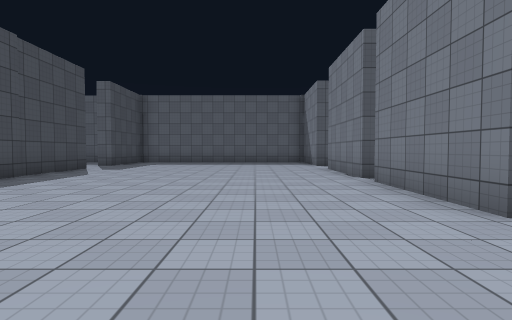
[1] (above)

17 first-person views from a walk through a scene from a Unity 3-D project. The camera is 1.2 m above the floor, tilts 2° down and sees 80° across. The floor is counted in squares, 2 m on a side. Each view is taken from the middle of a square. On the plan, view 1 faces up. The plan holds only what a view shows up to about 9 squares ahead; the rest is blank. The place goes on beyond the plan. The player character is not drawn. Surface patterns are stand-ins for the level's own textures.

[2]
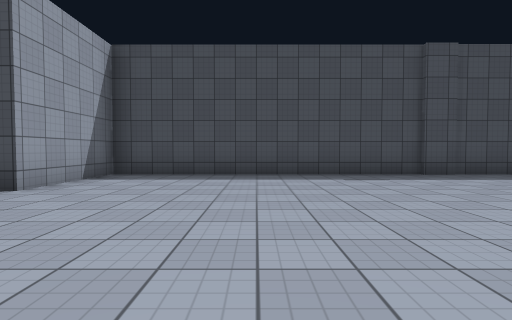

[3]
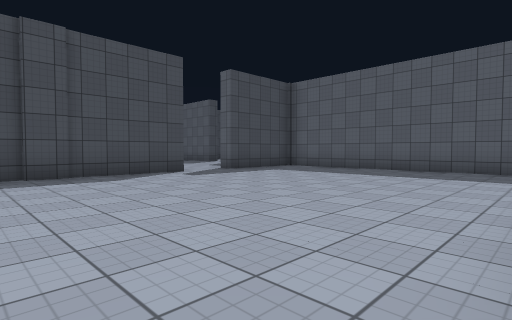

[4]
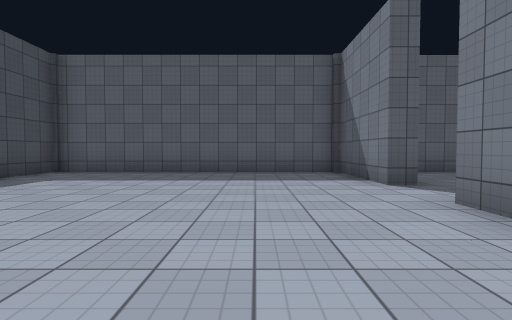

[5]
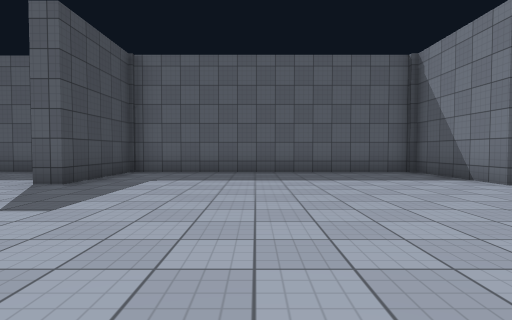

[6]
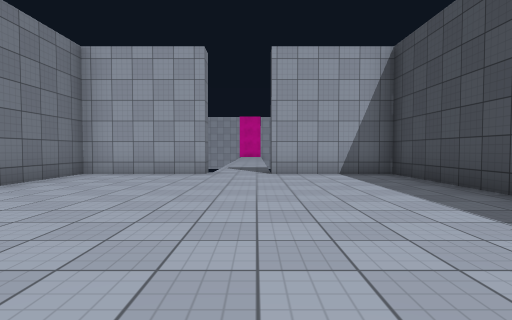

[7]
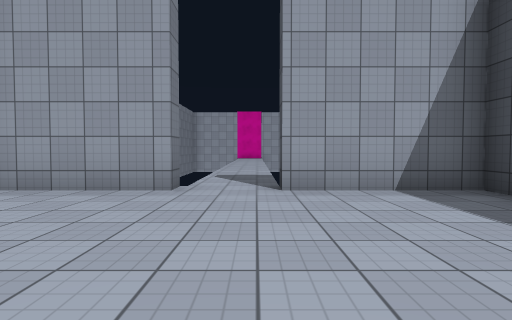

[8]
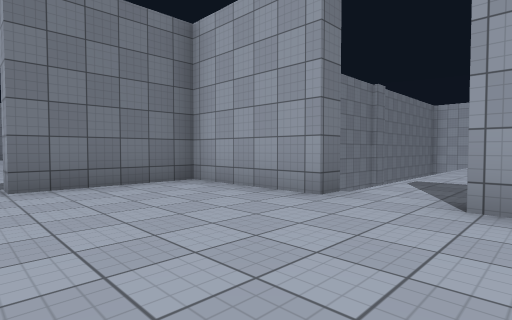

[9]
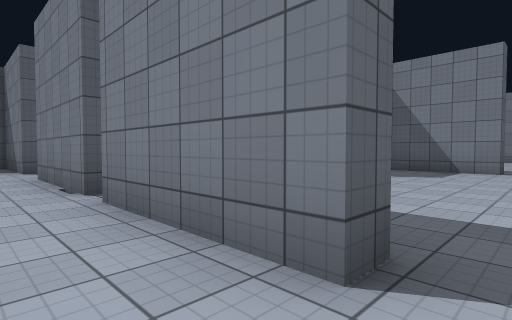

[10]
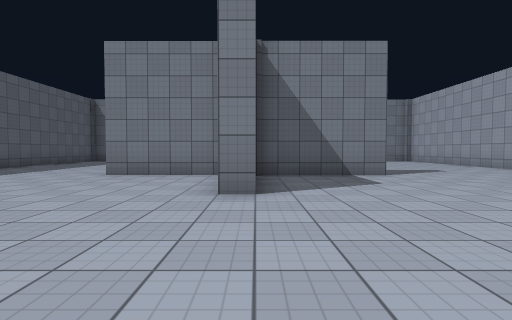

[11]
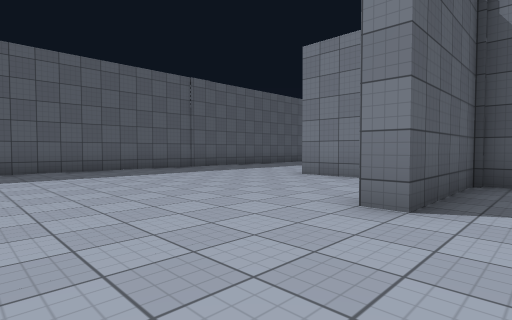

[12]
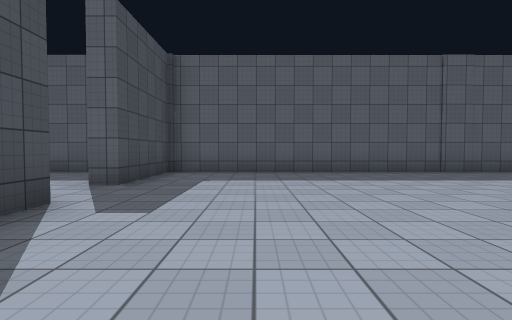

[13]
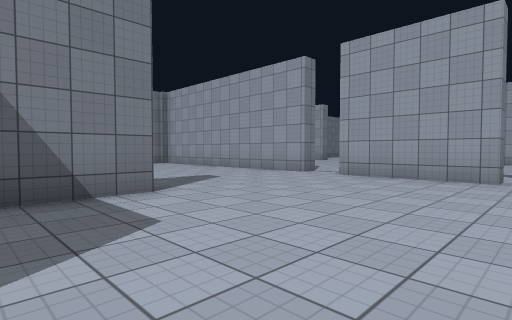

[14]
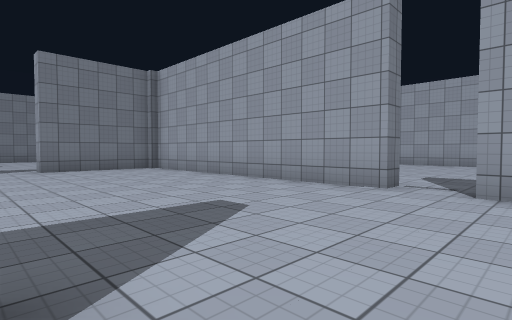

[15]
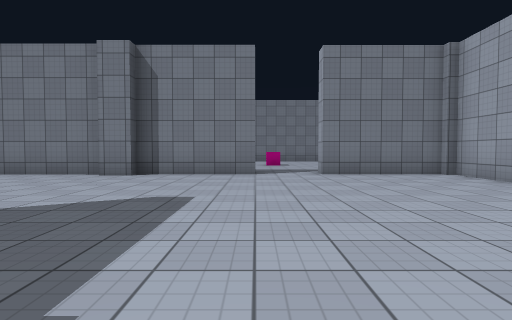

[16]
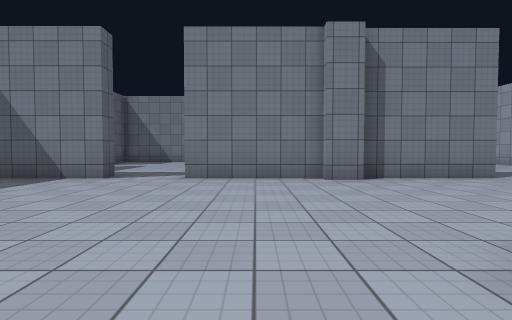

[17]
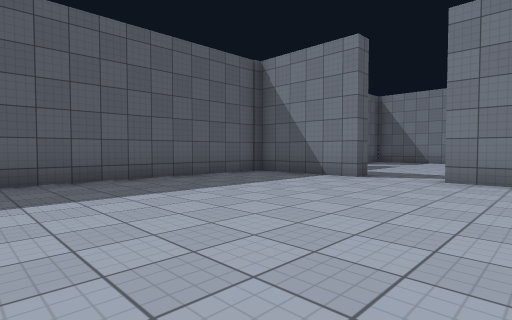

### Floor plan
Points are (right, up) in squares from view 1. A wall is a line through its corners. A room is listed if a view was taken in it or the views show most of it. See-through windows are left out.
Room 1 (views 1, 2, 3, 4, 5, 6, 7, 8, 9)
walls: (2.8, 2.7) (2.2, 2.7) (2.2, 9.4); (-5.3, 9.5) (-5.3, -1.4) (-2.4, -1.4) (-2.4, -1.9); (-0.8, -2) (-0.8, -1.4) (2.2, -1.4) (2.2, 1.4) (2.8, 1.4); (2.7, 11.1) (2.2, 11.1) (2.2, 14.1) (-5.3, 14.1) (-5.3, 11.1)
ways out: opening at (3, 2) to room 2; opening at (3, 6) to room 2; opening at (3, 10) to room 2; opening at (-5, 10.5)
Room 2 (views 10, 11, 12, 13, 14, 15, 16, 17)
walls: (10.1, 6.9) (10.1, 9.5); (10.6, 3) (10.1, 3) (10.1, 6) (7.1, 6) (7.1, 6.5); (18, 5.9) (18, 6.6); (18.2, 6.5) (18.2, 9.5); (18.2, 3) (18.2, 5.9); (2.7, 9.4) (2.7, 8.6); (10.9, -1.7) (18.2, -1.7) (18.2, 1.4); (18.8, 11.1) (18.2, 11.1) (18.2, 14.1) (2.7, 14.1) (2.7, 11.1); (6.7, -1.4) (9.8, -1.4)
ways out: opening at (3, 2) to room 1; opening at (3, 6) to room 1; opening at (3, 10) to room 1; opening at (10, -2); opening at (19, 2.5); opening at (19, 10.5)

Positions as (right, up) in squares from view 1, and headings:
1: (0, 0), facing up
2: (2, 2), facing left
3: (2, 5), facing up-left
4: (0, 6), facing up
5: (-2, 6), facing up
6: (-2, 6), facing down
7: (-2, 3), facing down
8: (-3, 2), facing down-right
9: (1, 2), facing up-right
10: (3, 6), facing right
11: (4, 5), facing up-right
12: (5, 6), facing up
13: (6, 5), facing down-right
14: (9, 3), facing down-right
15: (11, 3), facing right
16: (12, 8), facing right
17: (12, 8), facing up-right
